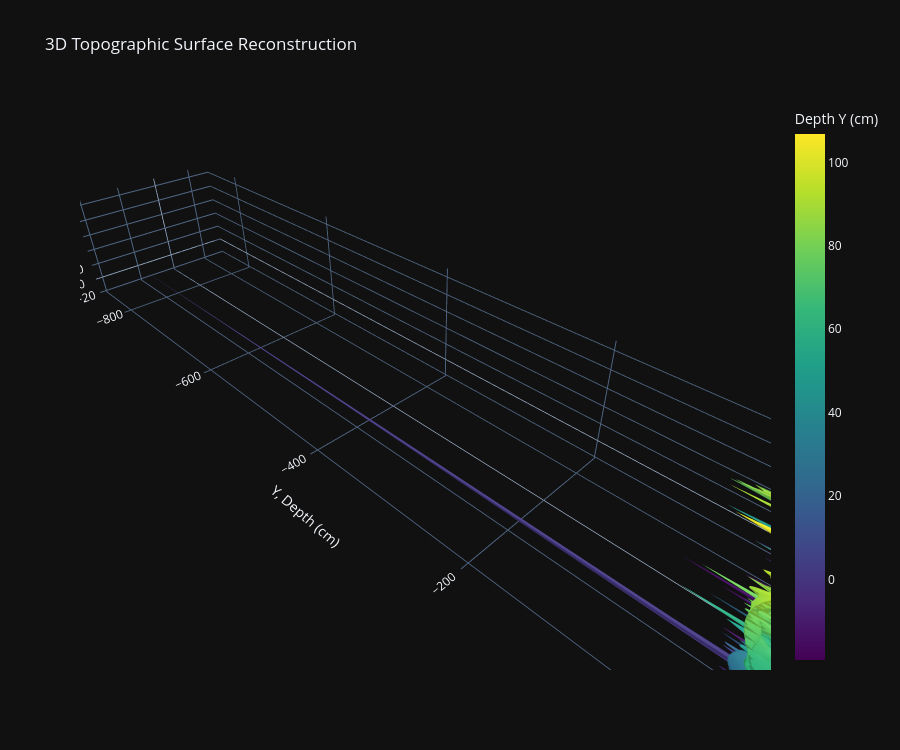

The code cell stored with this chart in its notebook:
### Code cell
if "valid" in locals() and len(valid) >= 16:
  # Create a regular grid across the measured spatial boundary
  grid_x, grid_z = np.mgrid[
      valid["x"].min() : valid["x"].max() : 120j,
      valid["z"].min() : valid["z"].max() : 120j,
  ]

  # Interpolate depth (Y) across the X-Z plane
  points = np.column_stack((valid["x"], valid["z"]))
  grid_y = griddata(points, valid["y"], (grid_x, grid_z), method="cubic")

  # Fallback to linear interpolation for perimeter gaps
  grid_y_linear = griddata(points, valid["y"], (grid_x, grid_z), method="linear")
  grid_y[np.isnan(grid_y)] = grid_y_linear[np.isnan(grid_y)]

  surface_fig = go.Figure(
      data=[
          go.Surface(
              x=grid_x,
              y=grid_y,
              z=grid_z,
              colorscale="Viridis",
              colorbar=dict(title="Depth Y (cm)"),
          )
      ]
  )

  surface_fig.update_layout(
      template="plotly_dark",
      height=750,
      title="3D Topographic Surface Reconstruction",
      scene=dict(
          xaxis_title="X, Right (cm)",
          yaxis_title="Y, Depth (cm)",
          zaxis_title="Z, Up (cm)",
          aspectmode="data",
      ),
  )

  try:
    surface_fig.show()
  except Exception:
    surface_fig.show(renderer="browser")
else:
  print("Insufficient valid points to generate surface interpolation.")

### Figure 1 — Plotly figure (JSON) as saved in the notebook; plotly's stock layout.template omitted (floating-point values rounded to 4 significant figures; data arrays with more than 128 entries replaced by an {"elided": "..."} marker saying what was removed)
{"data": [{"colorbar": {"title": {"text": "Depth Y (cm)"}}, "colorscale": [[0, "#440154"], [0.1111, "#482878"], [0.2222, "#3e4989"], [0.3333, "#31688e"], [0.4444, "#26828e"], [0.5556, "#1f9e89"], [0.6667, "#35b779"], [0.7778, "#6ece58"], [0.8889, "#b5de2b"], [1, "#fde725"]], "type": "surface", "x": {"elided": "120x120 float values"}, "y": {"elided": "120x120 float values"}, "z": {"elided": "120x120 float values"}}], "layout": {"height": 750, "scene": {"aspectmode": "data", "xaxis": {"title": {"text": "X, Right (cm)"}}, "yaxis": {"title": {"text": "Y, Depth (cm)"}}, "zaxis": {"title": {"text": "Z, Up (cm)"}}}, "title": {"text": "3D Topographic Surface Reconstruction"}}}
